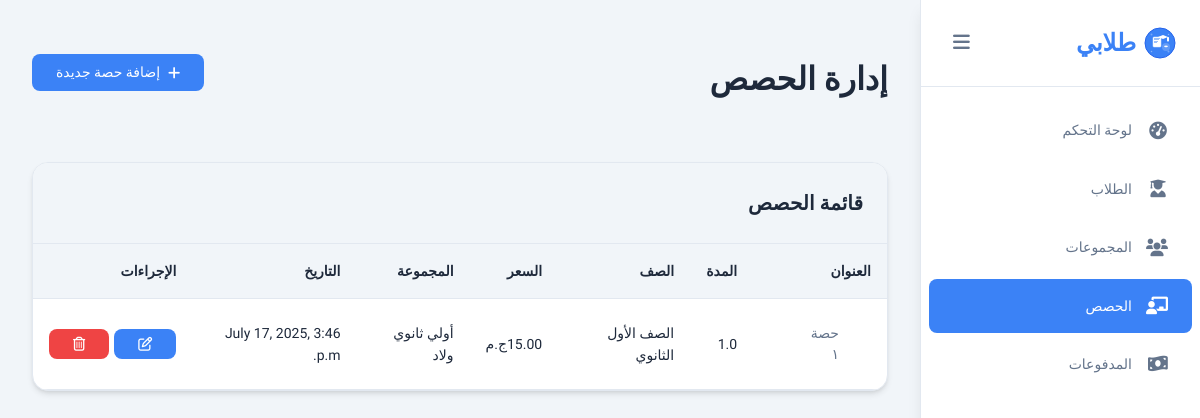
Before: /sessions/ with the older database file.
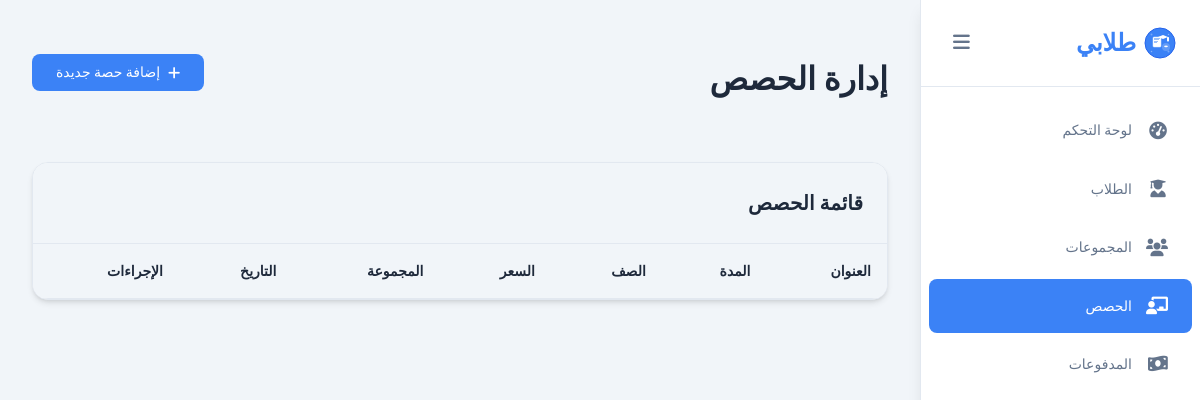
After: the same page with the newer database file.
### students/models.py (models this page shows, shortened)
class Session(models.Model):
    group = models.ForeignKey(Group, on_delete=models.CASCADE)
    title = models.CharField(max_length=255)
    duration = models.FloatField()
    price =models.DecimalField(decimal_places=2, max_digits=10)
    date = models.DateTimeField(default=timezone.now)

### students/views.py (the view)
# urls.py: path('sessions/', views.sessions_page, name='sessions'),
def sessions_page(request):
    sessions = Session.objects.values(
        "id",
        "title",
        "duration",
        "group__grade",
        "price",
        "group__name",
        "date"
    )
    context = {
        "sessions": sessions,
    }
    return render(request, 'sessions/sessions_list.html', context)

### templates/sessions/sessions_list.html (shortened to what this page needs)
{% extends 'base.html' %}
{% block content %}
<section id="sessions" class="content-section active">
    <div class="section-header">
        <h1>إدارة الحصص</h1>
        <a href="{% url 'add_session' %}" class="btn btn-primary" id="addSessionBtn">
            <i class="fas fa-plus"></i>
            إضافة حصة جديدة
        </a>
    </div>
    <div class="table-container">
        <div class="table-header">
            <h3>قائمة الحصص</h3>
        </div>
        <div class="table-wrapper">
            <table class="data-table" id="sessionsTable">
                <thead>
                    <tr>
                        <th>العنوان</th>
                        <th>المدة</th>
                        <th>الصف</th>
                        <th>السعر</th>
                        <th>المجموعة</th>
                        <th>التاريخ</th>
                        <th>الإجراءات</th>
                    </tr>
                </thead>
                <tbody id="sessionsTableBody">
                    {% for session in sessions %}
                        <tr>
                            <td>
                                <a href="{% url 'attendance' session.id %}" class="nav-link btn">
                                    {{ session.title }}
                                </a>
                            </td>
                            <td>{{ session.duration }}</td>
                            <td>{{ session.group__grade }}</td>
                            <td>{{ session.price }}ج.م </td>
                            <td>{{ session.group__name }}</td>
                            <td>{{ session.date }}</td>
                            <td>
                                <div style="display: flex; gap: 5px;">
                                    <a href="{% url 'edit_session' session.id %}" class="btn btn-primary">
                                        <i class="far fa-edit"></i>
                                    </a>
                                    <form method="POST" action="{% url 'delete_session' session.id %}">
                                        <button type="submit" class="btn btn-danger">
                                            <i class="far fa-trash-alt"></i>
                                        </button>
                                    </form>
                                </div>
                            </td>
                        </tr>
                    {% endfor %}
                </tbody>
            </table>
        </div>
    </div>
</section>
{% endblock %}

Changed rows visible on the page:
removed Session: title "حصة ١", duration "1.0", group__grade "الصف الأول الثانوي", price "15.00", group__name "أولي ثانوي ولاد", date "July 17, 2025, 3:46 p.m."
